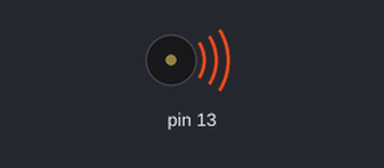
Bench run of a sketch on a simulated Arduino Uno, built with avr-gcc and run on an emulated ATmega328P. On the bench: buzzer (waves = sounding).

Above: at 1.3 s.
At 3.77 s:
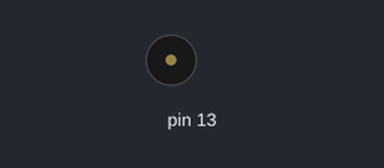
Timing chart, 0 to 4.5 s (numbered marks = the images above):
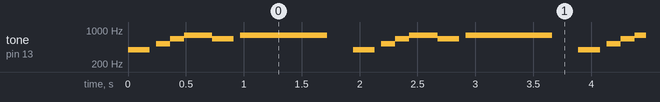

The sketch:

PlayMelody_1.ino
```cpp
/* Playmelody versie 1
 Het commando Tone wordt gebruikt.
 Bij Tone moet je vertellen naar welke pin (13 is altijd een outputpin), wele frequentie en hoe lang de toon moet klinken.
 De buzzer wordt op pen 13 aangesloten. Let op + (pin 13) en - (Gnd)
 Om het makkelijk te maken is al iets gemaakt voor het verschil tussen een kwart noot en een achtste noot.
 tijdsduur/4 is een kwart noot, tijdsduur/8 is een achtste noot.
 Na elke toon wordt even een kort delay gegeven. Anders zitten alle tonen aan elkaar vast.
 Onder aan het programma staan in kommentaar de frequenties die je kunt gebruiken voor de bekende tonen op de piano.
 */


void setup () { // Hier staat helemaal niets...
}


void loop()
{
  int tijdsduur=750;

  tone(13, 392,tijdsduur/4); //G4
  delay(1.3*tijdsduur/4);

  tone(13, 523,tijdsduur/4); //C5
  delay(1.3*tijdsduur/8);

  tone(13, 659,tijdsduur/4); //E5
  delay(1.3*tijdsduur/8);

  tone(13, 784,tijdsduur/3); //G5
  delay(1.3*tijdsduur/4);

  tone(13, 659,tijdsduur/4); //E5
  delay(1.3*tijdsduur/4);

  tone(13, 784,tijdsduur/1); //G5
  delay(1.3*tijdsduur/1);

} // End loop


/**********************************
 * De frequenties van bekende tonen
 *********************************/
/*
#define NOTE_B0  31
 #define NOTE_C1  33
 #define NOTE_CS1 35
 #define NOTE_D1  37
 #define NOTE_DS1 39
 #define NOTE_E1  41
 #define NOTE_F1  44
 #define NOTE_FS1 46
 #define NOTE_G1  49
 #define NOTE_GS1 52
 #define NOTE_A1  55
 #define NOTE_AS1 58
 #define NOTE_B1  62
 #define NOTE_C2  65
 #define NOTE_CS2 69
 #define NOTE_D2  73
 #define NOTE_DS2 78
 #define NOTE_E2  82
 #define NOTE_F2  87
 #define NOTE_FS2 93
 #define NOTE_G2  98
 #define NOTE_GS2 104
 #define NOTE_A2  110
 #define NOTE_AS2 117
 #define NOTE_B2  123
 #define NOTE_C3  131
 #define NOTE_CS3 139
 #define NOTE_D3  147
 #define NOTE_DS3 156
 #define NOTE_E3  165
 #define NOTE_F3  175
 #define NOTE_FS3 185
 #define NOTE_G3  196
 #define NOTE_GS3 208
 #define NOTE_A3  220
 #define NOTE_AS3 233
 #define NOTE_B3  247
 #define NOTE_C4  262
 #define NOTE_CS4 277
 #define NOTE_D4  294
 #define NOTE_DS4 311
 #define NOTE_E4  330
 #define NOTE_F4  349
 #define NOTE_FS4 370
 #define NOTE_G4  392
 #define NOTE_GS4 415
 #define NOTE_A4  440
 #define NOTE_AS4 466
 #define NOTE_B4  494
 #define NOTE_C5  523
 #define NOTE_CS5 554
 #define NOTE_D5  587
 #define NOTE_DS5 622
 #define NOTE_E5  659
 #define NOTE_F5  698
 #define NOTE_FS5 740
 #define NOTE_G5  784
 #define NOTE_GS5 831
 #define NOTE_A5  880
 #define NOTE_AS5 932
 #define NOTE_B5  988
 #define NOTE_C6  1047
 #define NOTE_CS6 1109
 #define NOTE_D6  1175
 #define NOTE_DS6 1245
 #define NOTE_E6  1319
 #define NOTE_F6  1397
 #define NOTE_FS6 1480
 #define NOTE_G6  1568
 #define NOTE_GS6 1661
 #define NOTE_A6  1760
 #define NOTE_AS6 1865
 #define NOTE_B6  1976
 #define NOTE_C7  2093
 #define NOTE_CS7 2217
 #define NOTE_D7  2349
 #define NOTE_DS7 2489
 #define NOTE_E7  2637
 #define NOTE_F7  2794
 #define NOTE_FS7 2960
 #define NOTE_G7  3136
 #define NOTE_GS7 3322
 #define NOTE_A7  3520
 #define NOTE_AS7 3729
 #define NOTE_B7  3951
 #define NOTE_C8  4186
 #define NOTE_CS8 4435
 #define NOTE_D8  4699
 #define NOTE_DS8 4978
 */
```

Measured:
- by itself, tone on pin 13: repeats every 1.9 s: silent 0.06 s, 523 Hz 0.12 s, 659 Hz 0.12 s, 784 Hz 0.24 s, 659 Hz 0.19 s, silent 0.06 s, 784 Hz 0.75 s, silent 0.22 s, 392 Hz 0.19 s
